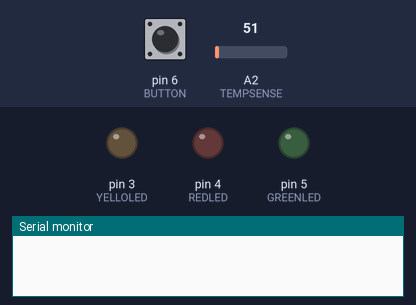
The sketch below on a simulated Arduino Uno, built with avr-gcc and run on an emulated ATmega328P. On the bench: output pins drawn as LEDs (lit = HIGH), the last lines printed to the serial monitor. Dashed ring = blinking. The inputs (shaded band) are chosen by the test bench; at power-on: pin 6 (BUTTON) HIGH, A2 (TEMPSENSE) = 51. No radio packets arrive unless stated.

Above: at 3.7 s.
3.8 s: pin 6 (BUTTON) pulled LOW for 0.15 s
At 4.05 s:
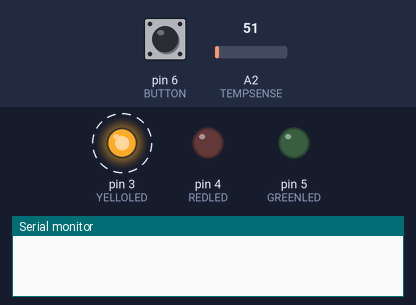
9.9 s: pin 6 (BUTTON) pulled LOW for 1 s
At 10.41 s:
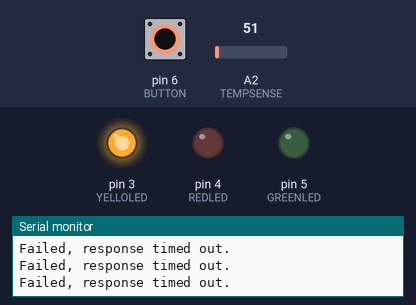
12.9 s: pin 6 (BUTTON) pulled LOW for 3.2 s
At 16.4 s:
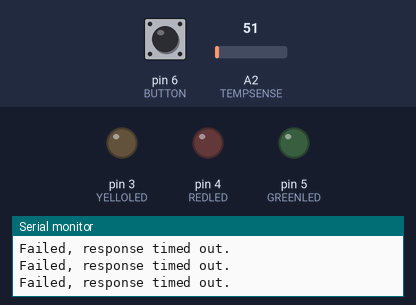
Timing chart, 0 to 17.9 s (numbered marks = the images above; inputs shaded):
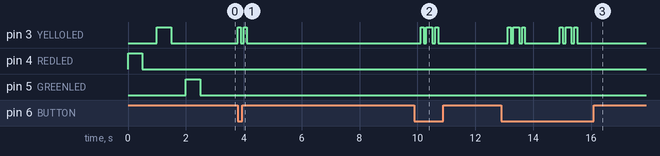

The sketch:

GettingStarted_HandlingData.ino
```cpp
/*
* Getting Started example sketch for nRF24L01+ radios
* This is an example of how to send data from one node to another using data structures
* Updated: Dec 2014 by TMRh20
*/

#include <SPI.h>
#include "RF24.h"

#define REDLED      4
#define YELLOLED    3
#define GREENLED    5
#define BUTTON      6
#define TEMPSENSE   A2

byte addresses[][6] = {"1Node","2Node"};


/****************** User Config ***************************/
/***      Set this radio as radio number 0 or 1         ***/
bool radioNumber = 0;

/* Hardware configuration: Set up nRF24L01 radio on SPI bus plus pins 7 & 8 */
RF24 radio(7,8);
/**********************************************************/


// Used to control whether this node is sending or receiving
bool role = 0;

/**
* Create a data structure for transmitting and receiving data
* This allows many variables to be easily sent and received in a single transmission
* See http://www.cplusplus.com/doc/tutorial/structures/
*/
struct dataStruct{
  unsigned long _micros;
  float value;
}myData;

void setup() {
  pinMode(GREENLED, OUTPUT);
  pinMode(YELLOLED, OUTPUT);
  pinMode(REDLED, OUTPUT);
  pinMode(BUTTON, INPUT_PULLUP);
  pinMode(TEMPSENSE, INPUT);

  Serial.begin(115200);
  //Serial.println(F("RF24/examples/GettingStarted_HandlingData"));
  //Serial.println(F("*** PRESS 'T' to begin transmitting to the other node"));

   digitalWrite(REDLED, HIGH);
  delay(500);
  digitalWrite(REDLED, LOW);
  delay(500);
  digitalWrite(YELLOLED, HIGH);
  delay(500);
  digitalWrite(YELLOLED, LOW);
  delay(500);
  digitalWrite(GREENLED, HIGH);
  delay(500);
  digitalWrite(GREENLED, LOW);

  radio.begin();

  // Set the PA Level low to prevent power supply related issues since this is a
 // getting_started sketch, and the likelihood of close proximity of the devices. RF24_PA_MAX is default.
  radio.setPALevel(RF24_PA_LOW);

  // Open a writing and reading pipe on each radio, with opposite addresses
  if(radioNumber){
    radio.openWritingPipe(addresses[1]);
    radio.openReadingPipe(1,addresses[0]);
  }else{
    radio.openWritingPipe(addresses[0]);
    radio.openReadingPipe(1,addresses[1]);
  }

 myData.value = map(analogRead(TEMPSENSE),0,1023,-50,280);
  // Start the radio listening for data
  radio.startListening();
}


void loop() {

  myData.value = map(analogRead(TEMPSENSE),0,1023,-50,280);
/****************** Ping Out Role ***************************/
if (role == 1)  {

    radio.stopListening();                                    // First, stop listening so we can talk.


    //Serial.println(F("Now sending"));
    //digitalWrite(YELLOLED, HIGH);
    //delay(100);
    //digitalWrite(YELLOLED, LOW);
    myData._micros = micros();
     if (!radio.write( &myData, sizeof(myData) )){
       Serial.println(F("failed"));
     }

    radio.startListening();                                    // Now, continue listening

    unsigned long started_waiting_at = micros();               // Set up a timeout period, get the current microseconds
    boolean timeout = false;                                   // Set up a variable to indicate if a response was received or not

    while ( ! radio.available() ){                             // While nothing is received
      if (micros() - started_waiting_at > 200000 ){            // If waited longer than 200ms, indicate timeout and exit while loop
          timeout = true;
          break;
      }
    }

    if ( timeout ){                                             // Describe the results
        Serial.println(F("Failed, response timed out."));
        //digitalWrite(REDLED, HIGH);
        //delay(100);
        //digitalWrite(REDLED, LOW);
    }else{
                                                                // Grab the response, compare, and send to debugging spew
        radio.read( &myData, sizeof(myData) );
        unsigned long time = micros();

        // Spew it
        Serial.print(F("Sent "));
        Serial.print(time);
        Serial.print(F(", Got response "));
        Serial.print(myData._micros);
        Serial.print(F(", Round-trip delay "));
        Serial.print(time-myData._micros);
        Serial.print(F(" microseconds Value "));
        Serial.println(myData.value);
        //digitalWrite(GREENLED, HIGH);
        //delay(100);
        //digitalWrite(GREENLED, LOW);
    }

    // Try again 1s later
    delay(1000);
  }


/****************** Pong Back Role ***************************/

  if ( role == 0 )
  {

    if( radio.available()){
                                                           // Variable for the received timestamp
      while (radio.available()) {                          // While there is data ready
        radio.read( &myData, sizeof(myData) );             // Get the payload
      }

      radio.stopListening();                               // First, stop listening so we can talk
      myData.value += 0.01;                                // Increment the float value
      radio.write( &myData, sizeof(myData) );              // Send the final one back.
      radio.startListening();                              // Now, resume listening so we catch the next packets.
      Serial.print(F(" Sent response "));
      Serial.print(myData._micros);
      Serial.print(F(" : "));
      Serial.println(myData.value);
        //digitalWrite(GREENLED, HIGH);
       // delay(100);
        //digitalWrite(GREENLED, LOW);
   }
 }


if(digitalRead(BUTTON) == LOW){
  role = !role;
   digitalWrite(YELLOLED, HIGH);
   delay(100);
   digitalWrite(YELLOLED, LOW);
   delay(100);
   digitalWrite(YELLOLED, HIGH);
   delay(100);
   digitalWrite(YELLOLED, LOW);
}
/****************** Change Roles via Serial Commands ***************************

  if ( Serial.available() )
  {
    char c = toupper(Serial.read());
    if ( c == 'T' && role == 0 ){
      Serial.print(F("*** CHANGING TO TRANSMIT ROLE -- PRESS 'R' TO SWITCH BACK"));
      role = 1;                  // Become the primary transmitter (ping out)

   }else
    if ( c == 'R' && role == 1 ){
      Serial.println(F("*** CHANGING TO RECEIVE ROLE -- PRESS 'T' TO SWITCH BACK"));
       role = 0;                // Become the primary receiver (pong back)
       radio.startListening();

    }
  }
*/

} // Loop
```

Measured:
- after the input at 3.8 s, pin 3 (YELLOLED): alternates HIGH for 0.10 s and LOW for 0.10 s, 4 changes in all, then stays LOW, starting at once
- after the input at 9.9 s, pin 3 (YELLOLED): goes HIGH 0.10 s, LOW 0.10 s, HIGH 0.20 s, LOW 0.10 s, HIGH 0.10 s, then LOW, starting after 0.21 s
- after the input at 12.9 s, pin 3 (YELLOLED): LOW → HIGH after 0.22 s, → LOW 0.10 s later, → HIGH 0.10 s later, → LOW 0.20 s later, … (12 changes in this stretch)
